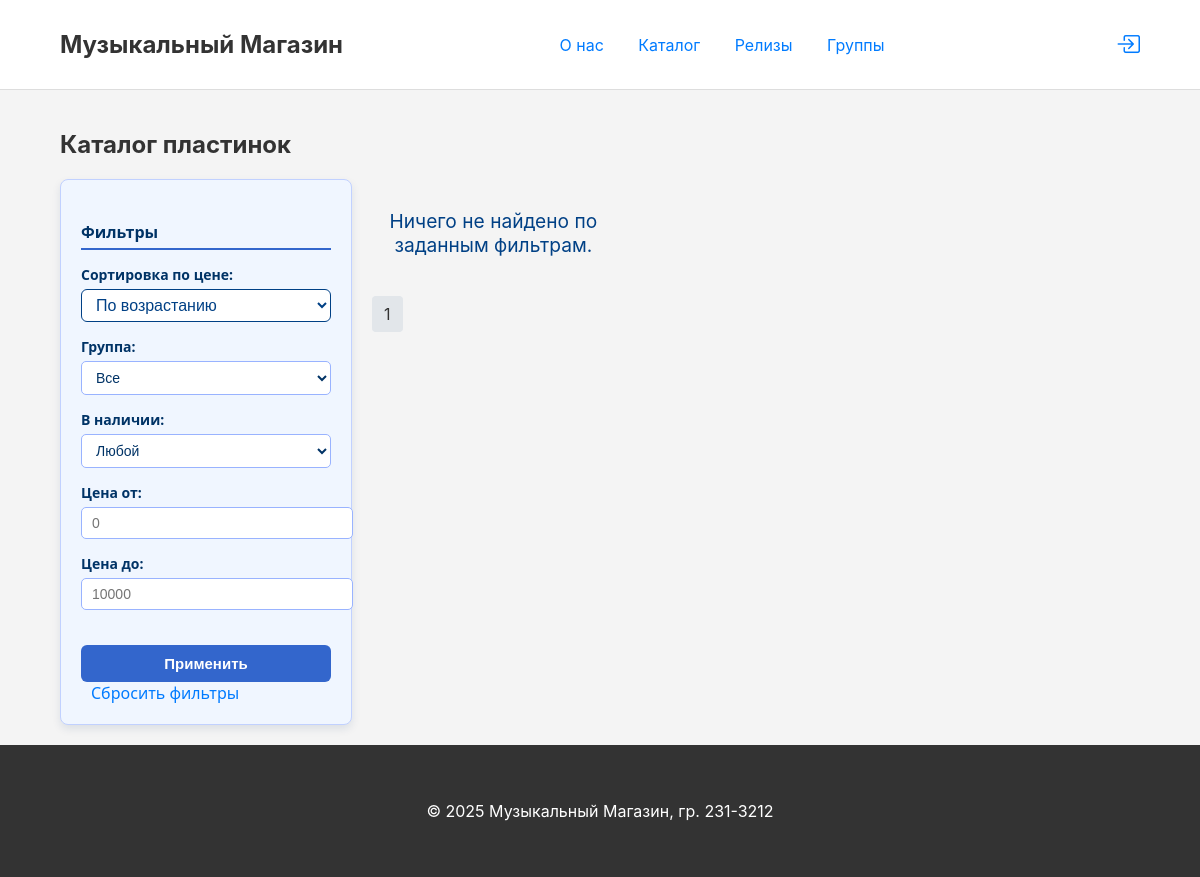
The app's page /index?page=2&sort=price_asc, older data.
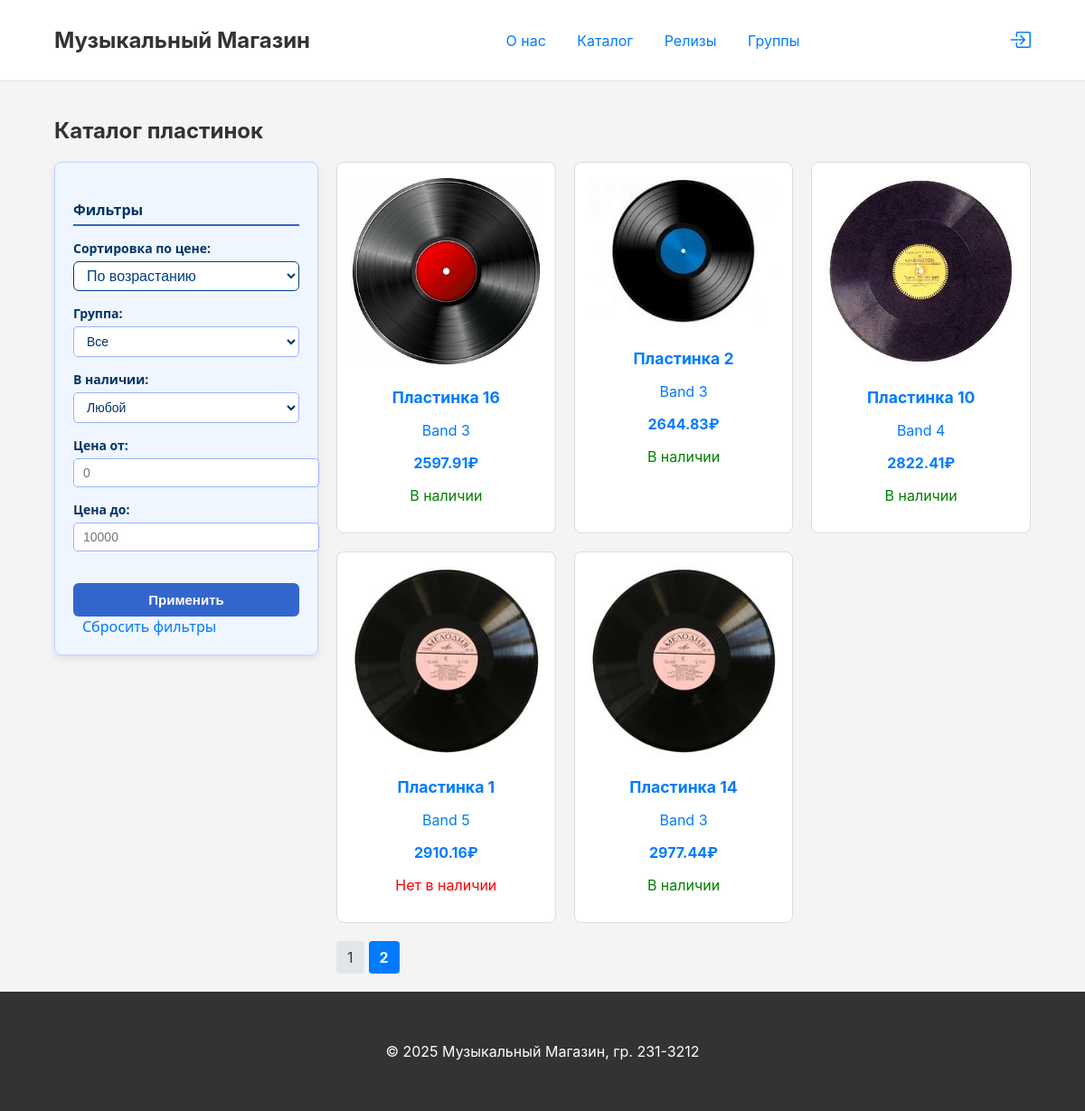
The same page, newer data.
### app/models.py (models this page shows)
class Record(db.Model):
    __tablename__ = 'records'
    id = db.Column(db.Integer, primary_key=True)
    title = db.Column(db.String(255), nullable=False)
    release_year = db.Column(db.Integer)
    price = db.Column(db.Numeric(10, 2), nullable=False)
    stock_quantity = db.Column(db.Integer, nullable=False, default=0)
    description = db.Column(db.Text)
    cover_image_url = db.Column(db.String(255))
    record_type = db.Column(db.String(45))
    release_id = db.Column(db.Integer, db.ForeignKey('releases.id'), nullable=False)
    manufacturer_profile_id = db.Column(db.Integer, db.ForeignKey('manufacturer_profiles.id'), nullable=False)

class Band(db.Model):
    __tablename__ = 'bands'
    id = db.Column(db.Integer, primary_key=True)
    name = db.Column(db.String(150), nullable=False)
    bio = db.Column(db.Text)
    genre_id = db.Column(db.Integer, db.ForeignKey('genres.id'))
    members = db.relationship('Artist', secondary=band_members, back_populates='bands')
    compositions = db.relationship('Composition', backref='author_band', lazy='dynamic')
    releases = db.relationship('Release', backref='band', lazy='dynamic')

### app/routes.py (the view)
@app.route('/')
@app.route('/index')
def index():
    page = request.args.get('page', 1, type=int)
    per_page = 20
    band_id = request.args.get('band', type=int)
    available = request.args.get('available')
    price_min = request.args.get('price_min', type=float)
    price_max = request.args.get('price_max', type=float)
    sort = request.args.get('sort', 'price_asc')
    query = Record.query
    if band_id:
        query = query.join(Record.release).filter(Release.band_id == band_id)
    if available == 'yes':
        query = query.filter(Record.stock_quantity > 0)
    elif available == 'no':
        query = query.filter(Record.stock_quantity == 0)
    if price_min is not None:
        query = query.filter(Record.price >= price_min)
    if price_max is not None:
        query = query.filter(Record.price <= price_max)
    if sort == 'price_desc':
        query = query.order_by(Record.price.desc())
    else:
        query = query.order_by(Record.price.asc())
    pagination = query.paginate(page=page, per_page=per_page, error_out=False)
    records = pagination.items
    bands = Band.query.all()
    return render_template('index.html', title='Каталог', records=records, pagination=pagination,
                           bands=bands,
                           selected_band=band_id,
                           selected_available=available,
                           price_min=price_min,
                           price_max=price_max,
                           selected_sort=sort)

### app/templates/index.html (shortened to what this page needs)
{% extends "base.html" %}
{% block content %}
<h2>Каталог пластинок</h2>
<div class="catalog-container">
    <aside class="filters-sidebar">
        <h4>Фильтры</h4>
        <form method="get" action="{{ url_for('index') }}" class="filters-form">
            <label for="sort">Сортировка по цене:</label>
            <select name="sort" id="sort">
                <option value="price_asc" {% if selected_sort == 'price_asc' %}selected{% endif %}>По возрастанию</option>
            </select>
            <label for="band">Группа:</label>
            <select name="band" id="band">
                <option value="">Все</option>
            </select>
            <label for="available">В наличии:</label>
            <select name="available" id="available">
                <option value="">Любой</option>
            </select>
            <label for="price_min">Цена от:</label>
            <input type="number" step="0.01" name="price_min" id="price_min" value="{{ price_min or '' }}" placeholder="0">
            <label for="price_max">Цена до:</label>
            <input type="number" step="0.01" name="price_max" id="price_max" value="{{ price_max or '' }}" placeholder="10000">
            <div style="margin-top: 15px;">
                <button type="submit" class="btn-apply">Применить</button>
                <a href="{{ url_for('index') }}" class="btn-reset" style="margin-left: 10px;">Сбросить фильтры</a>
            </div>
        </form>
    </aside>
    <div class="catalog-main">
        <div class="catalog-grid">
            {% if records|length == 0 %}
                <p style="font-size: 1.2em; color: #004085; margin-top: 30px; text-align: center; width: 100%;">
                    Ничего не найдено по заданным фильтрам.
                </p>
            {% else %}
                {% for record in records %}
                    <div class="record-card">
                        <a href="{{ url_for('record_detail', id=record.id) }}">
                            <img src="{{ url_for('uploaded_file', filename=record.cover_image_url) if record.cover_image_url else 'https://via.placeholder.com/200' }}" alt="Обложка">
                            <h3>{{ record.title }}</h3>
                            <p>{{ record.release.band.name }}</p>
                            <p><strong>{{ record.price }}₽</strong></p>
                            {% if record.stock_quantity > 0 %}
                                <p style="color: green;">В наличии</p>
                            {% else %}
                                <p style="color: red;">Нет в наличии</p>
                            {% endif %}
                        </a>
                    </div>
                {% endfor %}
            {% endif %}
        </div>
        <div class="pagination" style="display: flex; gap: 5px; flex-wrap: wrap; margin-top: 20px;">
            {% for p in range(1, pagination.pages + 1) %}
                {% if p == pagination.page %}
                    <span style="padding: 8px 12px; background-color: #007bff; color: white; border-radius: 4px; font-weight: bold; cursor: default;">
                        {{ p }}
                    </span>
                {% else %}
                    <a href="{{ url_for('index', page=p, band=selected_band, available=selected_available, price_min=price_min, price_max=price_max, sort=selected_sort) }}" style="padding: 8px 12px; background-color: #e2e6ea; color: #333; border-radius: 4px; text-decoration: none;">
                        {{ p }}
                    </a>
                {% endif %}
            {% endfor %}
        </div>
    </div>
</div>
{% endblock %}

Row changes from the older to the newer data that the page shows:
added Record: cover_image_url (picture), title "Пластинка 16", release.band.name "Band 3", price "2597.91", stock_quantity "В наличии"
added Record: cover_image_url (picture), title "Пластинка 2", release.band.name "Band 3", price "2644.83", stock_quantity "В наличии"
added Record: cover_image_url (picture), title "Пластинка 10", release.band.name "Band 4", price "2822.41", stock_quantity "В наличии"
now on this page (row edited): Record: cover_image_url (picture), title "Пластинка 1", release.band.name "Band 5", price "2910.16", stock_quantity "Нет в наличии"
added Record: cover_image_url (picture), title "Пластинка 14", release.band.name "Band 3", price "2977.44", stock_quantity "В наличии"
Text that changed along with them:
new list line: "2"
text no longer shown: "Ничего не найдено по заданным фильтрам."
